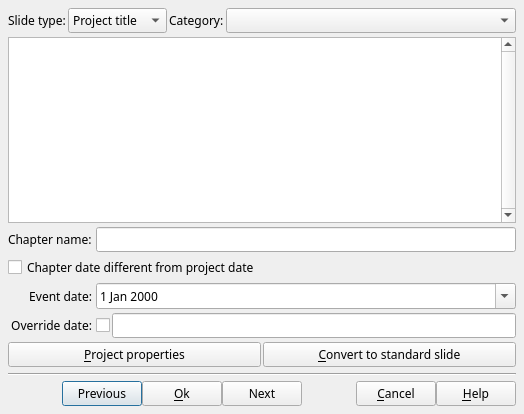
<?xml version="1.0" encoding="UTF-8"?>
<ui version="4.0">
 <class>DlgAutoTitleSlide</class>
 <widget class="QDialog" name="DlgAutoTitleSlide">
  <property name="geometry">
   <rect>
    <x>0</x>
    <y>0</y>
    <width>524</width>
    <height>414</height>
   </rect>
  </property>
  <property name="font">
   <font>
    <family>Sans Serif</family>
    <pointsize>9</pointsize>
   </font>
  </property>
  <property name="windowTitle">
   <string notr="true">Add a predefined title slide</string>
  </property>
  <layout class="QGridLayout" name="gridLayout">
   <property name="leftMargin">
    <number>8</number>
   </property>
   <property name="topMargin">
    <number>8</number>
   </property>
   <property name="rightMargin">
    <number>8</number>
   </property>
   <property name="bottomMargin">
    <number>8</number>
   </property>
   <property name="spacing">
    <number>4</number>
   </property>
   <item row="11" column="0" colspan="2">
    <layout class="QHBoxLayout" name="BottomLayout">
     <property name="spacing">
      <number>0</number>
     </property>
     <property name="leftMargin">
      <number>0</number>
     </property>
     <property name="topMargin">
      <number>0</number>
     </property>
     <property name="rightMargin">
      <number>0</number>
     </property>
     <property name="bottomMargin">
      <number>0</number>
     </property>
     <item>
      <spacer name="horizontalSpacer_2">
       <property name="orientation">
        <enum>Qt::Horizontal</enum>
       </property>
       <property name="sizeHint" stdset="0">
        <size>
         <width>40</width>
         <height>20</height>
        </size>
       </property>
      </spacer>
     </item>
     <item>
      <widget class="QPushButton" name="OKPreviousBT">
       <property name="toolTip">
        <string>Accept modification and go to previous slide</string>
       </property>
       <property name="text">
        <string>Previous</string>
       </property>
       <property name="icon">
        <iconset resource="../../../RSCffDiaporama.qrc">
         <normaloff>:/img/arrow_left.png</normaloff>:/img/arrow_left.png</iconset>
       </property>
      </widget>
     </item>
     <item>
      <widget class="QPushButton" name="OKBT">
       <property name="toolTip">
        <string>Accept modification and exit dialog box</string>
       </property>
       <property name="text">
        <string>&amp;Ok</string>
       </property>
       <property name="icon">
        <iconset resource="../../../RSCffDiaporama.qrc">
         <normaloff>:/img/action_ok.png</normaloff>:/img/action_ok.png</iconset>
       </property>
      </widget>
     </item>
     <item>
      <widget class="QPushButton" name="OKNextBT">
       <property name="toolTip">
        <string>Accept modification and go to next slide</string>
       </property>
       <property name="text">
        <string>Next</string>
       </property>
       <property name="icon">
        <iconset resource="../../../RSCffDiaporama.qrc">
         <normaloff>:/img/arrow_right.png</normaloff>:/img/arrow_right.png</iconset>
       </property>
      </widget>
     </item>
     <item>
      <widget class="QLabel" name="EditModeSpacer">
       <property name="sizePolicy">
        <sizepolicy hsizetype="Expanding" vsizetype="Preferred">
         <horstretch>0</horstretch>
         <verstretch>0</verstretch>
        </sizepolicy>
       </property>
       <property name="text">
        <string notr="true"/>
       </property>
      </widget>
     </item>
     <item>
      <widget class="QPushButton" name="CancelBt">
       <property name="toolTip">
        <string>Cancel modification and exit dialog box</string>
       </property>
       <property name="text">
        <string>&amp;Cancel</string>
       </property>
       <property name="icon">
        <iconset resource="../../../RSCffDiaporama.qrc">
         <normaloff>:/img/action_cancel.png</normaloff>:/img/action_cancel.png</iconset>
       </property>
      </widget>
     </item>
     <item>
      <widget class="QPushButton" name="HelpBt">
       <property name="toolTip">
        <string>Show help about this dialogue box</string>
       </property>
       <property name="text">
        <string>&amp;Help</string>
       </property>
       <property name="icon">
        <iconset resource="../../../RSCffDiaporama.qrc">
         <normaloff>:/img/help.png</normaloff>:/img/help.png</iconset>
       </property>
      </widget>
     </item>
    </layout>
   </item>
   <item row="1" column="0" colspan="2">
    <widget class="cCustomTitleModelTable" name="ModelTable">
     <property name="minimumSize">
      <size>
       <width>0</width>
       <height>150</height>
      </size>
     </property>
     <property name="verticalScrollBarPolicy">
      <enum>Qt::ScrollBarAlwaysOn</enum>
     </property>
     <property name="horizontalScrollBarPolicy">
      <enum>Qt::ScrollBarAlwaysOff</enum>
     </property>
     <property name="editTriggers">
      <set>QAbstractItemView::NoEditTriggers</set>
     </property>
     <property name="tabKeyNavigation">
      <bool>false</bool>
     </property>
     <property name="showDropIndicator" stdset="0">
      <bool>false</bool>
     </property>
     <property name="dragDropOverwriteMode">
      <bool>false</bool>
     </property>
     <property name="selectionMode">
      <enum>QAbstractItemView::SingleSelection</enum>
     </property>
     <property name="showGrid">
      <bool>false</bool>
     </property>
     <property name="gridStyle">
      <enum>Qt::SolidLine</enum>
     </property>
     <property name="wordWrap">
      <bool>false</bool>
     </property>
     <property name="cornerButtonEnabled">
      <bool>false</bool>
     </property>
     <attribute name="horizontalHeaderVisible">
      <bool>false</bool>
     </attribute>
     <attribute name="verticalHeaderVisible">
      <bool>false</bool>
     </attribute>
    </widget>
   </item>
   <item row="4" column="0" colspan="2">
    <widget class="QCheckBox" name="OverrideProjectDateCB">
     <property name="toolTip">
      <string>If this box is checked, the date of the chapter is different from the date of the project.

Remark: It is often useful to differentiate the date of the chapter of the date of the project.
For example, if the project is &quot;My vacation from 1 to 15&quot;, the chapter may be limited to the 3.</string>
     </property>
     <property name="text">
      <string>Chapter date different from project date</string>
     </property>
    </widget>
   </item>
   <item row="0" column="0" colspan="2">
    <layout class="QHBoxLayout" name="horizontalLayout">
     <property name="spacing">
      <number>2</number>
     </property>
     <item>
      <widget class="QLabel" name="label">
       <property name="text">
        <string>Slide type:</string>
       </property>
      </widget>
     </item>
     <item>
      <widget class="QComboBox" name="SlideTypeCB">
       <property name="sizePolicy">
        <sizepolicy hsizetype="Preferred" vsizetype="Fixed">
         <horstretch>0</horstretch>
         <verstretch>0</verstretch>
        </sizepolicy>
       </property>
       <item>
        <property name="text">
         <string>Project title</string>
        </property>
        <property name="icon">
         <iconset resource="../../../RSCffDiaporama.qrc">
          <normaloff>:/img/object_text.png</normaloff>:/img/object_text.png</iconset>
        </property>
       </item>
       <item>
        <property name="text">
         <string>Chapter title</string>
        </property>
        <property name="icon">
         <iconset resource="../../../RSCffDiaporama.qrc">
          <normaloff>:/img/Chapter_big.png</normaloff>:/img/Chapter_big.png</iconset>
        </property>
       </item>
       <item>
        <property name="text">
         <string>Credit title</string>
        </property>
        <property name="icon">
         <iconset resource="../../../RSCffDiaporama.qrc">
          <normaloff>:/img/medal.png</normaloff>:/img/medal.png</iconset>
        </property>
       </item>
      </widget>
     </item>
     <item>
      <widget class="QLabel" name="label_2">
       <property name="text">
        <string>Category:</string>
       </property>
      </widget>
     </item>
     <item>
      <widget class="QComboBox" name="SlideCatCB">
       <property name="sizePolicy">
        <sizepolicy hsizetype="Expanding" vsizetype="Fixed">
         <horstretch>0</horstretch>
         <verstretch>0</verstretch>
        </sizepolicy>
       </property>
      </widget>
     </item>
    </layout>
   </item>
   <item row="6" column="0">
    <widget class="QLabel" name="OverrideDateLabel">
     <property name="text">
      <string>Override date:</string>
     </property>
     <property name="alignment">
      <set>Qt::AlignRight|Qt::AlignTrailing|Qt::AlignVCenter</set>
     </property>
    </widget>
   </item>
   <item row="5" column="1">
    <widget class="QDateEdit" name="ChapterEventDateED">
     <property name="toolTip">
      <string>Select a date for the chapter.</string>
     </property>
     <property name="calendarPopup">
      <bool>true</bool>
     </property>
    </widget>
   </item>
   <item row="3" column="0">
    <widget class="QLabel" name="ChapterNameLabel">
     <property name="text">
      <string>Chapter name:</string>
     </property>
    </widget>
   </item>
   <item row="5" column="0">
    <widget class="QLabel" name="ChapterEventDateLabel">
     <property name="text">
      <string>Event date:</string>
     </property>
     <property name="alignment">
      <set>Qt::AlignRight|Qt::AlignTrailing|Qt::AlignVCenter</set>
     </property>
    </widget>
   </item>
   <item row="3" column="1">
    <widget class="QLineEdit" name="ChapterNameED">
     <property name="toolTip">
      <string>Enter here the title of the chapter (if the &quot;Chapter name different from slide name&quot; box is checked).</string>
     </property>
    </widget>
   </item>
   <item row="6" column="1">
    <layout class="QHBoxLayout" name="horizontalLayout_5">
     <property name="spacing">
      <number>2</number>
     </property>
     <item>
      <widget class="QCheckBox" name="OverrideDateCB">
       <property name="toolTip">
        <string>If this box is checked, you can enter a longtime different from that generated from the date of the chapter.</string>
       </property>
       <property name="text">
        <string/>
       </property>
      </widget>
     </item>
     <item>
      <widget class="QLineEdit" name="ChapterDateED">
       <property name="toolTip">
        <string>Enter here a date, in a free format, for the chapter</string>
       </property>
       <property name="maxLength">
        <number>200</number>
       </property>
      </widget>
     </item>
    </layout>
   </item>
   <item row="10" column="0" colspan="2">
    <widget class="Line" name="line_3">
     <property name="minimumSize">
      <size>
       <width>0</width>
       <height>6</height>
      </size>
     </property>
     <property name="orientation">
      <enum>Qt::Horizontal</enum>
     </property>
    </widget>
   </item>
   <item row="7" column="0" colspan="2">
    <layout class="QHBoxLayout" name="horizontalLayout_2">
     <property name="spacing">
      <number>2</number>
     </property>
     <item>
      <widget class="QPushButton" name="ProjectPropertiesBt">
       <property name="sizePolicy">
        <sizepolicy hsizetype="Preferred" vsizetype="Fixed">
         <horstretch>0</horstretch>
         <verstretch>0</verstretch>
        </sizepolicy>
       </property>
       <property name="toolTip">
        <string>This button allows you to open project properties dialog.</string>
       </property>
       <property name="text">
        <string>&amp;Project properties</string>
       </property>
       <property name="icon">
        <iconset resource="../../../RSCffDiaporama.qrc">
         <normaloff>:/img/PrjProperties.png</normaloff>:/img/PrjProperties.png</iconset>
       </property>
      </widget>
     </item>
     <item>
      <widget class="QPushButton" name="ConvertSlideBT">
       <property name="sizePolicy">
        <sizepolicy hsizetype="Preferred" vsizetype="Fixed">
         <horstretch>0</horstretch>
         <verstretch>0</verstretch>
        </sizepolicy>
       </property>
       <property name="toolTip">
        <string>This button allows you to convert this slide to a standard slide.
Standard slide are fully customizable.</string>
       </property>
       <property name="text">
        <string>&amp;Convert to standard slide</string>
       </property>
       <property name="icon">
        <iconset resource="../../../RSCffDiaporama.qrc">
         <normaloff>:/img/transparent.png</normaloff>:/img/transparent.png</iconset>
       </property>
      </widget>
     </item>
    </layout>
   </item>
  </layout>
 </widget>
 <customwidgets>
  <customwidget>
   <class>cCustomTitleModelTable</class>
   <extends>QTableView</extends>
   <header>../CustomCtrl/cCustomTitleModelTable.h</header>
  </customwidget>
 </customwidgets>
 <resources>
  <include location="../../../RSCffDiaporama.qrc"/>
 </resources>
 <connections/>
</ui>
